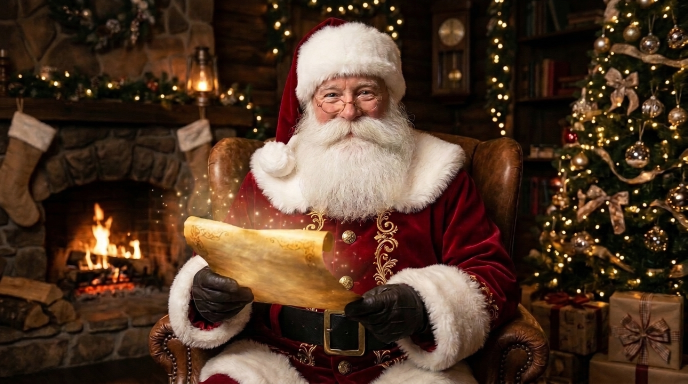
#> input picture assets/santa_base.png, 1376 x 768 px (shown at 1/2 size); its folder holds 2 pictures in this run
$ python build_base_assets.py
#> lines starting #> are read from the running program, lines starting #| are printed output that depends on the picture
#!/usr/bin/env python3
"""
Genera los activos base del motor de vídeo:
1. assets/bgm_christmas.wav (~22s): melodía cálida de caja de música navideña + chimenea suave.
2. assets/santa_base.mp4 (~18s, 1280x720, 25fps): animación fluida a partir de assets/santa_base.png
   con movimiento Ken Burns, destellos de chimenea, polvo mágico dorado y micro-movimiento en barba/bigote.
"""

import argparse
import math
import os
import subprocess
import sys
import wave
from pathlib import Path

import numpy as np
from PIL import Image, ImageDraw, ImageFilter

ROOT_DIR = Path(__file__).resolve().parent.parent
ASSETS_DIR = ROOT_DIR / "assets"
FFMPEG_BIN = "/opt/homebrew/bin/ffmpeg"


def build_bgm_wav(output_path: Path, duration: float = 22.0, sample_rate: int = 44100) -> None:
    """Sintetiza música navideña suave de caja de música + chimenea crepitando."""
#> called with duration = 22, sample_rate = 44100
    n_samples = int(duration * sample_rate)
    t = np.linspace(0.0, duration, n_samples, endpoint=False, dtype=np.float64)

    left = np.zeros(n_samples, dtype=np.float64)
    right = np.zeros(n_samples, dtype=np.float64)

    # Progresión cálida navideña en Fa mayor (F - C/E - Dm - Bb - Gm7 - C7 - F)
    chords = [
        (0.0, 3.0, [174.61, 220.00, 261.63, 349.23]),   # Fmaj
        (3.0, 6.0, [164.81, 196.00, 261.63, 392.00]),   # C/E
        (6.0, 9.0, [146.83, 220.00, 261.63, 349.23]),   # Dm7
        (9.0, 12.0, [116.54, 174.61, 233.08, 293.66]),  # Bbmaj
        (12.0, 15.0, [196.00, 233.08, 293.66, 349.23]), # Gm7
        (15.0, 18.0, [130.81, 196.00, 233.08, 329.63]), # C7
        (18.0, 22.0, [174.61, 220.00, 261.63, 349.23]), # Fmaj cierre
    ]

    # Colchón armónico cálido (pad suave)
    for start, end, freqs in chords:
        i0 = int(start * sample_rate)
        i1 = min(n_samples, int(end * sample_rate))
        seg_t = t[i0:i1] - start
        seg_len = i1 - i0
        if seg_len <= 0:
            continue
        fade_len = min(int(0.35 * sample_rate), seg_len // 3)
        env = np.ones(seg_len, dtype=np.float64)
        if fade_len > 0:
            env[:fade_len] = np.linspace(0.0, 1.0, fade_len)
            env[-fade_len:] = np.linspace(1.0, 0.0, fade_len)

        pad = np.zeros(seg_len, dtype=np.float64)
        for idx, f in enumerate(freqs):
            detune = 1.0 + (idx - 1.5) * 0.0012
            pad += 0.25 * np.sin(2.0 * math.pi * f * detune * seg_t)
            pad += 0.06 * np.sin(2.0 * math.pi * f * 2.0 * seg_t)
        pad *= env * 0.14
        left[i0:i1] += pad * 0.96
        right[i0:i1] += pad * 1.04

    # Arpegio de caja de música / celesta navideña
    melody_notes = [
        (0.0, 523.25), (0.5, 659.25), (1.0, 698.46), (1.5, 880.00), (2.0, 783.99), (2.5, 698.46),
        (3.0, 659.25), (3.5, 587.33), (4.0, 523.25), (4.5, 783.99), (5.0, 659.25), (5.5, 587.33),
        (6.0, 698.46), (6.5, 880.00), (7.0, 1046.50), (7.5, 880.00), (8.0, 783.99), (8.5, 698.46),
        (9.0, 587.33), (9.5, 698.46), (10.0, 932.33), (10.5, 880.00), (11.0, 783.99), (11.5, 698.46),
        (12.0, 783.99), (12.5, 880.00), (13.0, 932.33), (13.5, 1046.50), (14.0, 880.00), (14.5, 783.99),
        (15.0, 659.25), (15.5, 783.99), (16.0, 880.00), (16.5, 1046.50), (17.0, 932.33), (17.5, 783.99),
        (18.0, 698.46), (18.6, 880.00), (19.2, 1046.50), (19.9, 1396.91),
    ]

    for idx, (note_start, freq) in enumerate(melody_notes):
        i0 = int(note_start * sample_rate)
        note_dur = 2.1 if idx < len(melody_notes) - 1 else 2.8
        i1 = min(n_samples, i0 + int(note_dur * sample_rate))
        if i1 <= i0:
            continue
        nt = t[i0:i1] - note_start
        attack = np.minimum(1.0, nt / 0.015)
        decay = np.exp(-nt * 2.4)
        tone = (
            0.70 * np.sin(2.0 * math.pi * freq * nt)
            + 0.22 * np.sin(2.0 * math.pi * freq * 2.0 * nt) * np.exp(-nt * 5.0)
            + 0.08 * np.sin(2.0 * math.pi * freq * 3.0 * nt) * np.exp(-nt * 8.0)
        )
        sig = tone * attack * decay * 0.16
        pan = 0.5 + 0.22 * math.sin(idx * 0.9)
        left[i0:i1] += sig * (1.0 - pan * 0.4)
        right[i0:i1] += sig * (0.6 + pan * 0.4)

    # Shimmer sutil de cascabeles al inicio y al final
    rng = np.random.default_rng(42)
    for bell_time in [0.15, 0.35, 18.2, 19.6]:
        i0 = int(bell_time * sample_rate)
        i1 = min(n_samples, i0 + int(1.1 * sample_rate))
        if i1 <= i0:
            continue
        bt = t[i0:i1] - bell_time
        bell = np.zeros_like(bt)
        for bf in [2637.0, 3135.9, 3951.0, 4698.6]:
            bell += np.sin(2.0 * math.pi * bf * bt + rng.uniform(0, 3))
        bell *= np.exp(-bt * 4.8) * np.minimum(1.0, bt / 0.01) * 0.035
        left[i0:i1] += bell * 0.9
        right[i0:i1] += bell * 1.1

    # Crepitar muy suave y cálido de chimenea (bajo volumen)
    noise = rng.normal(0.0, 1.0, n_samples)
    # Filtro paso bajo simple por media móvil
    kernel = np.ones(28) / 28.0
    rumble = np.convolve(noise, kernel, mode="same") * 0.018
    pops_idx = rng.integers(0, n_samples - 400, size=65)
    crackle = np.zeros(n_samples, dtype=np.float64)
    pop_t = np.arange(400) / sample_rate
    pop_env = np.exp(-pop_t * 95.0)
    for pidx in pops_idx:
        amp = rng.uniform(0.015, 0.045)
        crackle[pidx : pidx + 400] += rng.normal(0, 1, 400) * pop_env * amp
#> in build_santa_base_video, base_img is the input picture: PIL image 1376x768 RGB; mean R, G, B 79.3, 55, 39
    left += rumble + crackle * 0.9
    right += rumble + crackle * 1.1

    # Fade in y fade out global
    fade_in = int(0.45 * sample_rate)
    fade_out = int(1.6 * sample_rate)
    left[:fade_in] *= np.linspace(0.0, 1.0, fade_in)
    right[:fade_in] *= np.linspace(0.0, 1.0, fade_in)
    left[-fade_out:] *= np.linspace(1.0, 0.0, fade_out)
    right[-fade_out:] *= np.linspace(1.0, 0.0, fade_out)

    stereo = np.stack([left, right], axis=1)
    peak = np.max(np.abs(stereo))
    if peak > 0.85:
        stereo = stereo * (0.85 / peak)

    pcm = (np.clip(stereo, -1.0, 1.0) * 32767.0).astype(np.int16)
    output_path.parent.mkdir(parents=True, exist_ok=True)
    with wave.open(str(output_path), "wb") as wf:
        wf.setnchannels(2)
        wf.setsampwidth(2)
        wf.setframerate(sample_rate)
        wf.writeframes(pcm.tobytes())


def cover_resize(img: Image.Image, target_w: int, target_h: int) -> Image.Image:
    """Redimensiona con crop centrado manteniendo proporción 16:9."""
#> called with target_w = 1360, target_h = 765
    src_w, src_h = img.size
#> src_w = 1376; src_h = 768
    target_ratio = target_w / target_h
    src_ratio = src_w / src_h
#> src_ratio = 1.79
    if src_ratio > target_ratio:
        new_w = int(src_h * target_ratio)
#> new_w = 1365
        left = (src_w - new_w) // 2
#> left = 5
        img = img.crop((left, 0, left + new_w, src_h))
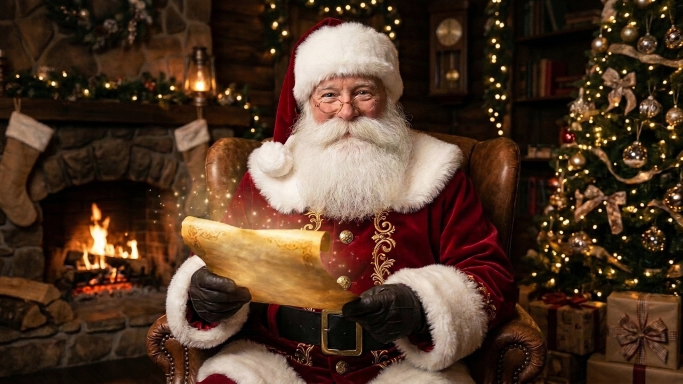
#> img: PIL image 1365x768 RGB (shown at 1/2 size); mean R, G, B 79.6, 55.2, 39.2
    elif src_ratio < target_ratio:
        new_h = int(src_w / target_ratio)
        top = (src_h - new_h) // 2
        img = img.crop((0, top, src_w, top + new_h))
    return img.resize((target_w, target_h), Image.Resampling.LANCZOS)
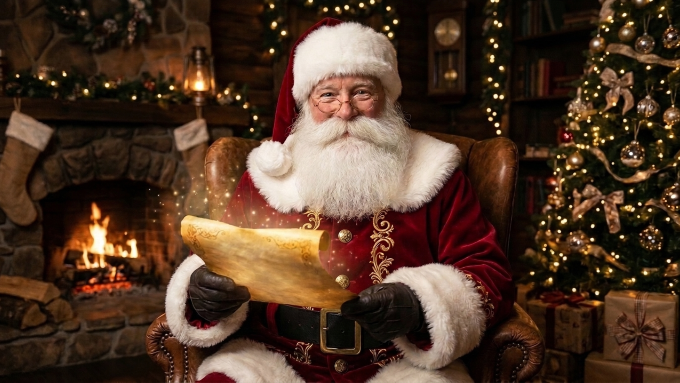
#> returned value: PIL image 1360x765 RGB (shown at 1/2 size); mean R, G, B 79.6, 55.2, 39.3


def build_santa_base_video(image_path: Path, output_path: Path, duration: float = 18.0, fps: int = 25) -> None:
    """Anima santa_base.png en un vídeo 1280x720 fluido usando Ken Burns, luz de chimenea, partículas y micro-movimiento."""
    if not image_path.exists():
        raise FileNotFoundError(f"No se encuentra la imagen base: {image_path}")

    out_w, out_h = 1280, 720
    # Lienzo de trabajo algo mayor para Ken Burns sin pérdida de nitidez
    work_w, work_h = 1360, 765
    base_img = Image.open(image_path).convert("RGB")
    base_img = cover_resize(base_img, work_w, work_h)
    base_arr = np.asarray(base_img, dtype=np.float32)

    # Coordenadas normalizadas para máscara suave de micro-movimiento en bigote/barba y respiración
    yy, xx = np.mgrid[0:out_h, 0:out_w].astype(np.float32)
    nx = xx / out_w
    ny = yy / out_h

    # Máscara suave centrada en bigote/barba (centro horizontal, ~36% vertical en santa_base.png)
    beard_dist = ((nx - 0.51) / 0.085) ** 2 + ((ny - 0.36) / 0.085) ** 2
    beard_mask = np.exp(-beard_dist * 1.8)

    # Brillo cálido de chimenea en el lado izquierdo
    glow_dist = ((nx - 0.16) / 0.45) ** 2 + ((ny - 0.55) / 0.55) ** 2
    glow_mask = np.exp(-glow_dist * 1.4)[..., None]

    # Partículas doradas flotantes (polvo mágico de Navidad)
    rng = np.random.default_rng(2026)
    num_particles = 36
    p_x0 = rng.uniform(0.03, 0.97, num_particles)
    p_y0 = rng.uniform(0.05, 0.95, num_particles)
    p_vx = rng.uniform(-0.006, 0.008, num_particles)
    p_vy = rng.uniform(-0.022, -0.008, num_particles)
    p_size = rng.uniform(2.0, 5.2, num_particles)
    p_phase = rng.uniform(0.0, 2.0 * math.pi, num_particles)

    total_frames = int(duration * fps)
    output_path.parent.mkdir(parents=True, exist_ok=True)

    cmd = [
        FFMPEG_BIN,
        "-y",
        "-f", "rawvideo",
        "-pix_fmt", "rgb24",
        "-s", f"{out_w}x{out_h}",
        "-r", str(fps),
        "-i", "-",
        "-c:v", "libx264",
        "-preset", "fast",
        "-crf", "20",
        "-pix_fmt", "yuv420p",
        str(output_path),
    ]

#> (the run stopped early here; a loop or call above may not have finished)
